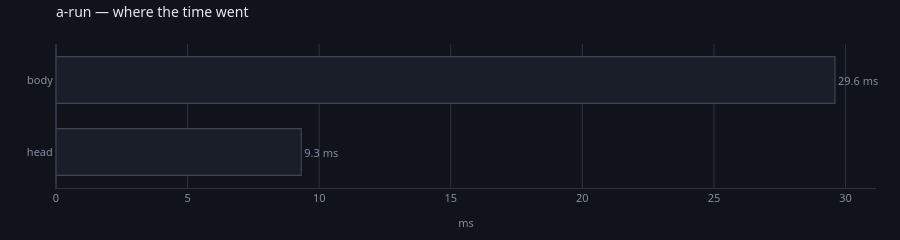

The notebook cell this image was saved under:
### Markdown cell above
## Where the time went

The aggregated view. With two nodes it is not a mystery; with twenty and a
device hop it is the first thing to look at when a step is slower than it
should be.

### Code cell
spent(store, run="a-run")

### Figure 1 — Plotly figure (JSON) as saved in the notebook; plotly's stock layout.template omitted (floating-point values rounded to 4 significant figures)
{"data": [{"cliponaxis": false, "customdata": [[300, 0, 0.03106, "here"], [300, 0, 0.09866, "here"]], "hovertemplate": "<b>%{y}</b><br>%{x:.1f} ms in total<br>%{customdata[0]} runs, %{customdata[1]} read back<br>%{customdata[2]:.2f} ms each<br>%{customdata[3]}<extra></extra>", "marker": {"color": ["#1a1e28", "#1a1e28"], "line": {"color": ["#3d4459", "#3d4459"], "width": 1.2}}, "orientation": "h", "text": ["9.3 ms", "29.6 ms"], "textfont": {"color": "#868ea3", "size": 11}, "textposition": "outside", "type": "bar", "x": [9.319, 29.6], "y": ["head", "body"]}], "layout": {"bargap": 0.35, "font": {"color": "#e7e9ef", "family": "system-ui, -apple-system, Segoe UI, Roboto, sans-serif", "size": 12}, "height": 180, "hoverlabel": {"align": "left", "bgcolor": "#1a1e28", "bordercolor": "#2c3242", "font": {"color": "#e7e9ef", "family": "system-ui, -apple-system, Segoe UI, Roboto, sans-serif"}}, "legend": {"bgcolor": "rgba(0,0,0,0)", "font": {"color": "#868ea3"}, "orientation": "h", "x": 1, "xanchor": "right", "y": 1.02, "yanchor": "bottom"}, "margin": {"b": 44, "l": 56, "r": 24, "t": 44}, "paper_bgcolor": "#101319", "plot_bgcolor": "#101319", "showlegend": false, "title": {"font": {"size": 14}, "text": "a-run — where the time went", "x": 0, "xanchor": "left", "xref": "paper", "y": 0.97, "yanchor": "top"}, "xaxis": {"gridcolor": "#2c3242", "linecolor": "#2c3242", "tickfont": {"color": "#868ea3", "size": 11}, "title": {"font": {"color": "#868ea3", "size": 11}, "text": "ms"}, "zerolinecolor": "#2c3242"}, "yaxis": {"automargin": true, "gridcolor": "#2c3242", "linecolor": "#2c3242", "showgrid": false, "tickfont": {"color": "#868ea3", "size": 11}, "title": {"font": {"color": "#868ea3", "size": 11}}, "zerolinecolor": "#2c3242"}}}
